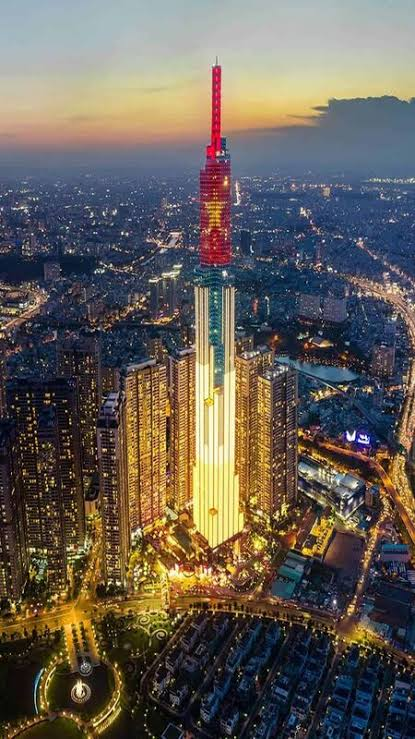
#> input picture Lap1/images/input/sample.jpg, 415 x 739 px
$ jupyter execute Lap1.ipynb
#> lines starting #> are read from the running program, lines starting #| are printed output that depends on the picture
# Lap 1 - Basic Image Processing

This notebook demonstrates basic image processing using OpenCV, Pillow, and Matplotlib.

[cell 1]
import cv2
from PIL import Image
import matplotlib.pyplot as plt

print("Import thư viện thành công!")

## Phase 1 - Setup

### Task 1.2 - Import Libraries

Import OpenCV, Pillow, and Matplotlib for image processing.

[cell 2]
import cv2
from PIL import Image
import matplotlib.pyplot as plt
import os

print("OpenCV version:", cv2.__version__)
print("Libraries imported successfully!")

## Phase 2 - Read and Display Images

### Task 2.1 - Read an Image

Read `sample.jpg` from the `images/input` directory using OpenCV.

[cell 3]
image_path = "images/input/sample.jpg"

image = cv2.imread(image_path)
#> image is the input picture: shape (739, 415, 3); mean B, G, R 85.8, 94, 101.2

if image is None:
    print("Error: Image could not be loaded.")
else:
    print("Image loaded successfully!")
    print("Image shape:", image.shape)
#| Image shape: (739, 415, 3)

[cell 4]
image_path = "images/input/sample.jpg"

image = cv2.imread(image_path)

if image is None:
    print("Error: Image could not be loaded.")
else:
    print("Image loaded successfully!")
    print("Image shape:", image.shape)
#| Image shape: (739, 415, 3)

[cell 5]
image_path = "images/input/sample.jpg"

image = cv2.imread(image_path)

if image is None:
    print("Error: Image could not be loaded.")
else:
    print("Image loaded successfully!")
    print("Image shape:", image.shape)
#| Image shape: (739, 415, 3)

[cell 6]
image_path = "images/input/sample.jpg"

image = cv2.imread(image_path)

if image is None:
    print("Error: Image could not be loaded.")
else:
    print("Image loaded successfully!")
    print("Image shape:", image.shape)
#| Image shape: (739, 415, 3)

### Task 2.2 - Display the Image

Display the original image using Matplotlib.
OpenCV uses BGR color order, so the image is converted to RGB before displaying.

[cell 7]
image_rgb = cv2.cvtColor(image, cv2.COLOR_BGR2RGB)

plt.figure(figsize=(8, 6))
plt.imshow(image_rgb)
plt.title("Ảnh gốc")
plt.axis("off")
plt.show()

### Task 2.3 - Save the Image

Convert the JPG image to PNG format and save it in the output directory using Pillow.

[cell 8]
from shutil import copyfile

os.makedirs("images/output", exist_ok=True)
copyfile(image_path, "images/output/original.jpg")

pil_image = Image.fromarray(image_rgb)

output_path = "images/output/converted_image.png"

pil_image.save(output_path)

print("Image saved successfully!")
print("Output:", output_path)

## Phase 3 - Color Space Conversion

### Task 3.1 - Convert to Grayscale

Convert the original image from BGR color space to grayscale.

[cell 9]
gray = cv2.cvtColor(image, cv2.COLOR_BGR2GRAY)
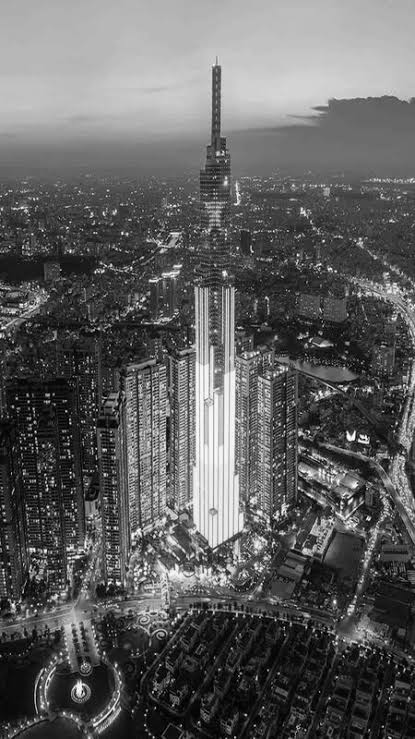
#> gray: shape (739, 415); min 0, max 255, mean 95.2

cv2.imwrite("images/output/grayscale.jpg", gray)

print("Grayscale conversion completed.")

### Task 3.2 - Convert to HSV

Convert the original image from BGR color space to HSV color space.

[cell 10]
hsv = cv2.cvtColor(image, cv2.COLOR_BGR2HSV)
#> hsv: shape (739, 415, 3); mean H, S, V 68.8, 112.4, 115.5

cv2.imwrite("images/output/hsv.jpg", hsv)

print("HSV conversion completed.")

### Task 3.3 - Convert to LAB

Convert the original image from BGR color space to LAB color space.

[cell 11]
lab = cv2.cvtColor(image, cv2.COLOR_BGR2LAB)
#> lab: shape (739, 415, 3); mean of channels 0, 1, 2 100.7, 131.6, 133.1

cv2.imwrite("images/output/lab.jpg", lab)

print("LAB conversion completed.")

### Task 3.4 - Display Results

Display the grayscale, HSV, and LAB conversion results alongside the original image.

[cell 12]
plt.figure(figsize=(15, 10))

# Grayscale
plt.subplot(2, 2, 1)
plt.imshow(gray, cmap="gray")
plt.title("Grayscale")
plt.axis("off")

# HSV
plt.subplot(2, 2, 2)
plt.imshow(hsv)
plt.title("HSV")
plt.axis("off")

# LAB
plt.subplot(2, 2, 3)
plt.imshow(lab)
plt.title("LAB")
plt.axis("off")

# Original
plt.subplot(2, 2, 4)
plt.imshow(image_rgb)
plt.title("Ảnh gốc")
plt.axis("off")

plt.tight_layout()
plt.show()
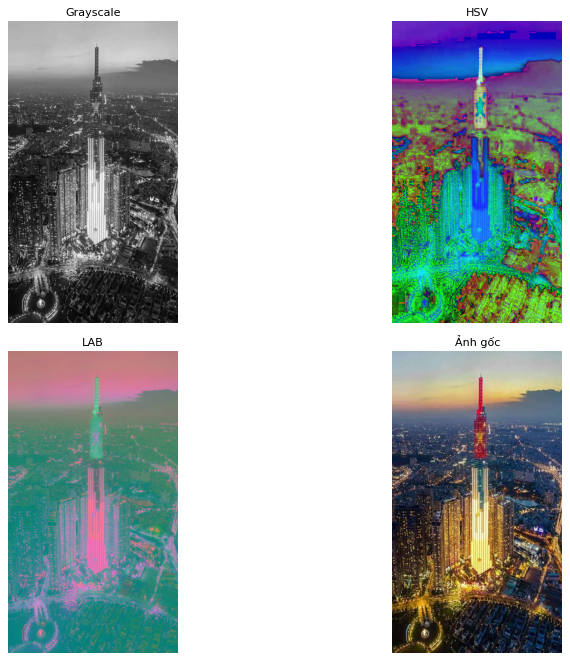
#> figure drawn by matplotlib, 4 panels
